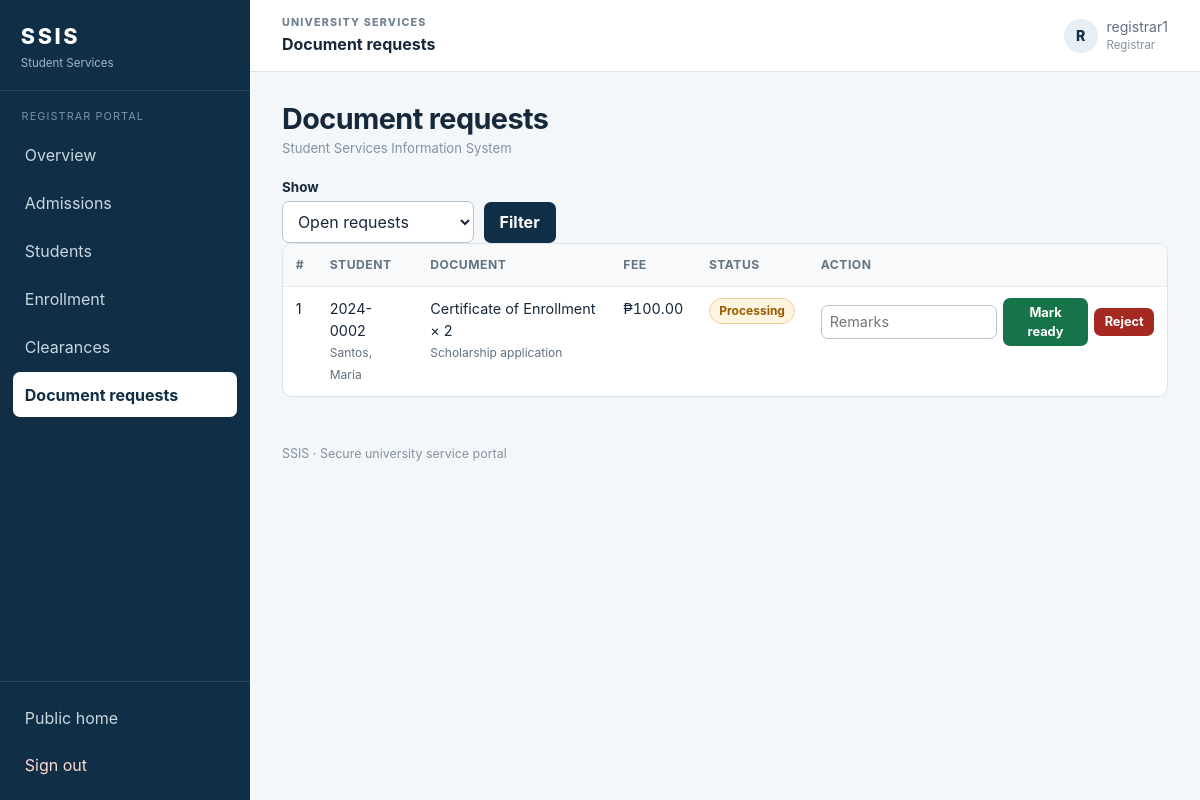
Screenshot of /registrar/requests.php (signed in) with the database file from the repository.
### tables this page shows
CREATE TABLE users (
  id               INT UNSIGNED NOT NULL AUTO_INCREMENT,
  username         VARCHAR(50)  NOT NULL,
  email            VARCHAR(120) NOT NULL,
  password_hash    VARCHAR(255) NOT NULL,
  role             ENUM('admin','registrar','cashier','department','professor','student') NOT NULL,
  department_id    INT UNSIGNED NULL COMMENT 'Set for department and professor roles',
  status           ENUM('active','disabled') NOT NULL DEFAULT 'active',
  failed_attempts  TINYINT UNSIGNED NOT NULL DEFAULT 0,
  locked_until     DATETIME NULL,
  last_login_at    DATETIME NULL,
  created_at       TIMESTAMP NOT NULL DEFAULT CURRENT_TIMESTAMP,
  updated_at       TIMESTAMP NOT NULL DEFAULT CURRENT_TIMESTAMP ON UPDATE CURRENT_TIMESTAMP,
  PRIMARY KEY (id),
  UNIQUE KEY uq_users_username (username),
  UNIQUE KEY uq_users_email (email),
  KEY idx_users_role (role),
  CONSTRAINT fk_users_department FOREIGN KEY (department_id)
    REFERENCES departments(id) ON DELETE SET NULL ON UPDATE CASCADE
);

CREATE TABLE document_requests (
  id               INT UNSIGNED NOT NULL AUTO_INCREMENT,
  student_id       INT UNSIGNED NOT NULL,
  document_type_id INT UNSIGNED NOT NULL,
  purpose          VARCHAR(255) NOT NULL,
  copies           TINYINT UNSIGNED NOT NULL DEFAULT 1,
  fee_amount       DECIMAL(8,2) NOT NULL DEFAULT 0.00,
  payment_id       INT UNSIGNED NULL,
  status           ENUM('submitted','awaiting_payment','processing','ready','released','rejected','cancelled')
                   NOT NULL DEFAULT 'submitted',
  remarks          VARCHAR(255) NULL,
  processed_by     INT UNSIGNED NULL,
  created_at       TIMESTAMP NOT NULL DEFAULT CURRENT_TIMESTAMP,
  updated_at       TIMESTAMP NOT NULL DEFAULT CURRENT_TIMESTAMP ON UPDATE CURRENT_TIMESTAMP,
  PRIMARY KEY (id),
  KEY idx_docreq_student (student_id, status),
  KEY idx_docreq_status (status, created_at),
  CONSTRAINT chk_docreq_copies CHECK (copies BETWEEN 1 AND 10),
  CONSTRAINT fk_docreq_student FOREIGN KEY (student_id)
    REFERENCES students(id) ON DELETE CASCADE ON UPDATE CASCADE,
  CONSTRAINT fk_docreq_type FOREIGN KEY (document_type_id)
    REFERENCES document_types(id) ON DELETE RESTRICT ON UPDATE CASCADE,
  CONSTRAINT fk_docreq_payment FOREIGN KEY (payment_id)
    REFERENCES payments(id) ON DELETE SET NULL ON UPDATE CASCADE,
  CONSTRAINT fk_docreq_processor FOREIGN KEY (processed_by)
    REFERENCES users(id) ON DELETE SET NULL ON UPDATE CASCADE
);

CREATE TABLE students (
  id                INT UNSIGNED NOT NULL AUTO_INCREMENT,
  user_id           INT UNSIGNED NOT NULL,
  student_no        VARCHAR(20)  NOT NULL,
  first_name        VARCHAR(60)  NOT NULL,
  last_name         VARCHAR(60)  NOT NULL,
  program           VARCHAR(100) NOT NULL,
  year_level        TINYINT UNSIGNED NOT NULL DEFAULT 1,
  department_id     INT UNSIGNED NOT NULL,
  enrollment_status ENUM('pending','active','archived')
                    NOT NULL DEFAULT 'pending',
  queue_number      INT UNSIGNED NULL COMMENT 'Legacy field retained for backward compatibility; not used by SSIS',
  contact_no        VARCHAR(20)  NULL,
  registered_by     INT UNSIGNED NULL,
  created_at        TIMESTAMP NOT NULL DEFAULT CURRENT_TIMESTAMP,
  updated_at        TIMESTAMP NOT NULL DEFAULT CURRENT_TIMESTAMP ON UPDATE CURRENT_TIMESTAMP,
  PRIMARY KEY (id),
  UNIQUE KEY uq_students_user (user_id),
  UNIQUE KEY uq_students_no (student_no),
  KEY idx_students_name (last_name, first_name),
  KEY idx_students_enrollment (enrollment_status),
  CONSTRAINT fk_students_user FOREIGN KEY (user_id)
    REFERENCES users(id) ON DELETE CASCADE ON UPDATE CASCADE,
  CONSTRAINT fk_students_department FOREIGN KEY (department_id)
    REFERENCES departments(id) ON DELETE RESTRICT ON UPDATE CASCADE,
  CONSTRAINT fk_students_registered_by FOREIGN KEY (registered_by)
    REFERENCES users(id) ON DELETE SET NULL ON UPDATE CASCADE
);

CREATE TABLE document_types (
  id          INT UNSIGNED NOT NULL AUTO_INCREMENT,
  name        VARCHAR(100) NOT NULL,
  fee         DECIMAL(8,2) NOT NULL DEFAULT 0.00,
  processing_days TINYINT UNSIGNED NOT NULL DEFAULT 3,
  is_active   TINYINT(1) NOT NULL DEFAULT 1,
  PRIMARY KEY (id),
  UNIQUE KEY uq_doctype_name (name)
);

### auth/auth_check.php (called while the page is built, shortened)
<?php
require_once __DIR__ . '/../config/database.php';
function e(?string $value): string
{
    return htmlspecialchars((string)$value, ENT_QUOTES | ENT_SUBSTITUTE, 'UTF-8');
}
function url(string $path): string
{
    return APP_BASE . $path;
}
function auth_user(): ?array
{
    $now = time();
    $fingerprint = hash('sha256', $_SERVER['HTTP_USER_AGENT'] ?? '');
    $st = db()->prepare(
        'SELECT id, username, email, role, department_id, status FROM users WHERE id = ? LIMIT 1'
    );
    $st->execute([(int)$_SESSION['uid']]);
    $row = $st->fetch();
    $cache = $row;
    return $cache;
}
function require_login(): array
{
    $user = auth_user();
    return $user;
}
function require_role(string|array $roles): array
{
    $user = require_login();
    return $user;
}

### config/database.php (called while the page is built, shortened)
<?php
function db(): PDO
{
    static $pdo = null;
    if ($pdo instanceof PDO) {
        return $pdo;
    }
    $host    = getenv('SSIS_DB_HOST') ?: '127.0.0.1';
    $port    = getenv('SSIS_DB_PORT') ?: '3306';
    $name    = getenv('SSIS_DB_NAME') ?: 'ssis_db';
    $user    = getenv('SSIS_DB_USER') ?: 'root';
    $pass    = getenv('SSIS_DB_PASS') !== false ? getenv('SSIS_DB_PASS') : '';
    $dsn = "mysql:host={$host};port={$port};dbname={$name};charset=utf8mb4";
    try {
        $pdo = new PDO($dsn, $user, $pass, [
            PDO::ATTR_ERRMODE            => PDO::ERRMODE_EXCEPTION,
            PDO::ATTR_DEFAULT_FETCH_MODE => PDO::FETCH_ASSOC,
            PDO::ATTR_EMULATE_PREPARES   => false,
            PDO::ATTR_STRINGIFY_FETCHES  => false,
        ]);
    } catch (PDOException $e) {
        error_log('[SSIS] DB connection failed: ' . $e->getMessage());
        http_response_code(503);
        exit('Service temporarily unavailable. Please try again later.');
    }
    return $pdo;
}

### registrar/requests.php (the view, shortened to what this page needs)
<?php
require_once __DIR__ . '/../auth/auth_check.php';
require_once __DIR__ . '/../includes/layout.php';
$user = require_role('registrar');
require_once __DIR__ . '/../includes/documents.php';
$status = get_str('status', 20);
$allowed = ['submitted', 'awaiting_payment', 'processing', 'ready', 'released', 'rejected', 'cancelled', 'all'];
if (!in_array($status, $allowed, true)) $status = 'open';
$where = $status === 'open' ? "r.status IN ('submitted','awaiting_payment','processing','ready')" : ($status === 'all' ? '1=1' : 'r.status = ?');
$st = $pdo->prepare(
    "SELECT r.*, t.name AS type_name, s.student_no, s.first_name, s.last_name, p.reference_no, p.status AS pay_status
       FROM document_requests r JOIN document_types t ON t.id = r.document_type_id
       JOIN students s ON s.id = r.student_id LEFT JOIN payments p ON p.id = r.payment_id
      WHERE {$where} ORDER BY r.created_at LIMIT 200"
);
$st->execute(in_array($status, ['open', 'all'], true) ? [] : [$status]);
$rows = $st->fetchAll();
$labels = ['accept' => 'Accept', 'reject' => 'Reject', 'ready' => 'Mark ready', 'released' => 'Mark released'];
render_header($user, 'Document requests');
?>
<form class="filters" method="get"><div><label for="status">Show</label><select id="status" name="status">
  <option value="open"<?= $status === 'open' ? ' selected' : '' ?>>Open requests</option>
  <?php foreach ($allowed as $s): ?><option value="<?= $s ?>"<?= $s === $status ? ' selected' : '' ?>><?= e(label($s)) ?></option><?php endforeach; ?></select></div>
  <button class="btn" type="submit">Filter</button></form>
<?php if (!$rows): ?><div class="card empty">No requests in this view.</div><?php else: ?>
<div class="tablewrap"><table><thead><tr><th>#</th><th>Student</th><th>Document</th><th>Fee</th><th>Status</th><th>Action</th></tr></thead><tbody>
<?php foreach ($rows as $r): ?>
  <tr><td><?= (int)$r['id'] ?></td><td><?= e($r['student_no']) ?><br><small><?= e($r['last_name'] . ', ' . $r['first_name']) ?></small></td>
      <td><?= e($r['type_name']) ?> × <?= (int)$r['copies'] ?><br><small><?= e($r['purpose']) ?></small></td>
      <td class="num"><?= e(money($r['fee_amount'])) ?><?= $r['pay_status'] ? '<br>' . badge($r['pay_status']) : '' ?></td>
      <td><?= badge($r['status']) ?><?= $r['remarks'] ? '<br><small>' . e($r['remarks']) . '</small>' : '' ?></td>
      <td><?php if (isset(DOC_ACTIONS[$r['status']])): ?><div class="actions"><?= form_open() ?><input type="hidden" name="id" value="<?= (int)$r['id'] ?>">
        <input type="text" name="remarks" maxlength="255" placeholder="Remarks" aria-label="Remarks">
        <?php foreach (DOC_ACTIONS[$r['status']] as $a): ?><button class="btn sm<?= $a === 'reject' ? ' danger' : ' ok' ?>" name="action" value="<?= $a ?>" type="submit"><?= e($labels[$a]) ?></button><?php endforeach; ?>
        </form></div><?php endif; ?></td></tr>
<?php endforeach; ?></tbody></table></div>
<?php endif; render_footer();

### includes/layout.php (shortened to what this page needs)
<?php
require_once __DIR__ . '/helpers.php';
function render_header(array $user, string $title): void
{
    $self = $_SERVER['SCRIPT_NAME'] ?? '';
    $role = $user['role'];
    echo '<!DOCTYPE html><html lang="en"><head><meta charset="utf-8">'
       . '<meta name="viewport" content="width=device-width, initial-scale=1">'
       . '<title>' . e($title) . ' - SSIS</title>'
       . '<link rel="stylesheet" href="' . e(url('/assets/css/style.css')) . '">'
       . '<script src="' . e(url('/assets/js/app.js')) . '" defer></script></head><body>';
    echo '<div class="app-shell"><aside class="sidebar">'
       . '<a class="side-brand" href="' . e(url(ROLE_HOME[$role])) . '"><span>SSIS</span><small>Student Services</small></a>'
       . '<div class="side-section"><small>' . e(label($role)) . ' portal</small><nav aria-label="Main">';
    foreach (NAV[$role] as $text => $path) {
        $cur = str_ends_with($self, $path) ? ' aria-current="page"' : '';
        echo '<a href="' . e(url($path)) . '"' . $cur . '>' . e($text) . '</a>';
    }
    echo '</nav></div><div class="side-bottom">'
       . '<a href="' . e(url('/')) . '">Public home</a>'
       . '<form method="post" action="' . e(url('/auth/logout.php')) . '">' . csrf_field()
       . '<button class="side-signout" type="submit">Sign out</button></form></div></aside>'
       . '<div class="app-main"><header class="app-top"><div><span class="top-kicker">UNIVERSITY SERVICES</span><strong>' . e($title) . '</strong></div>'
       . '<div class="who"><span class="user-avatar">' . e(strtoupper(substr($user['username'],0,1))) . '</span>'
       . '<span>' . e($user['username']) . '<small>' . e(label($role)) . '</small></span></div></header><main class="page">';
    echo '<div class="page-heading"><div><h1>' . e($title) . '</h1><p class="breadcrumb">Student Services Information System</p></div></div>';
}
function render_footer(): void
{
    echo '</main><footer class="app-footer">SSIS · Secure university service portal</footer></div></div></body></html>';
}
function form_open(string $action = '', string $extra = ''): string
{
    return '<form method="post" action="" ' . $extra . '>' . csrf_field()
         . ($action !== '' ? '<input type="hidden" name="action" value="' . e($action) . '">' : '');
}

### includes/helpers.php (shortened to what this page needs)
<?php
function money(float|string|null $n): string { return '₱' . number_format((float)$n, 2); }
function label(string $v): string { return ucfirst(str_replace('_', ' ', $v)); }
function badge(string $status): string
{
    $good = ['paid', 'enrolled', 'passed', 'released', 'ready', 'active'];
    $warn = ['pending', 'partial', 'awaiting_payment', 'processing', 'incomplete'];
    $cls  = in_array($status, $good, true) ? 'good' : (in_array($status, $warn, true) ? 'warn' : 'bad');
    return '<span class="badge ' . $cls . '">' . e(label($status)) . '</span>';
}
function get_str(string $k, int $max = 100): string
{
    $v = $_GET[$k] ?? '';
    return is_string($v) ? mb_substr(trim($v), 0, $max) : '';
}

### rows the page displays
users: role "REGISTRAR", username "R", username "registrar1", role "Registrar"
document_requests: id "1", student.student_no "2024-0002", student.first_name "Santos, Maria", document_type.name "Certificate of Enrollment", copies "2", purpose "Scholarship application", fee_amount "₱100.00", status "Processing", status "Mark ready", status "Reject"

### other values shown
$text "Overview"
$text "Admissions"
$text "Students"
$text "Enrollment"
$text "Clearances"
$text "Document requests"
$title "Document requests"
